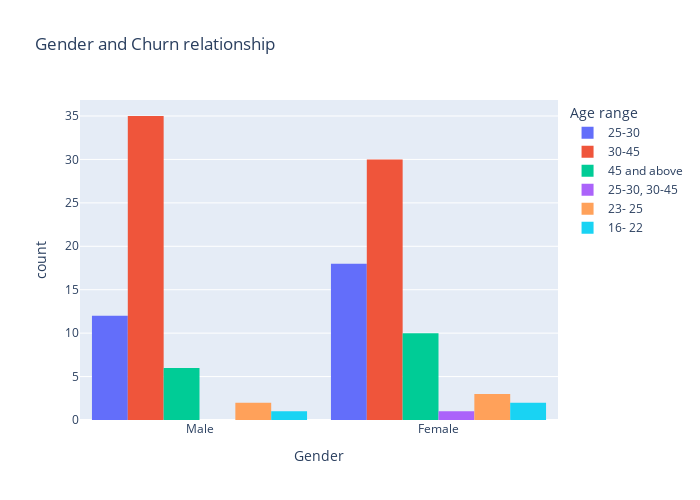

Source (notebook cell):
### Code cell
fig = px.histogram(data, x="Gender", color="Age range", barmode="group", title='Gender and Churn relationship')
fig.update_layout(width=700, height=500, bargap=0.1)
fig.show()

### Figure 1 — Plotly figure (JSON) as saved in the notebook; plotly's stock layout.template omitted (floating-point values rounded to 4 significant figures)
{"data": [{"alignmentgroup": "True", "bingroup": "x", "hovertemplate": "Age range=25-30<br>Gender=%{x}<br>count=%{y}<extra></extra>", "legendgroup": "25-30", "marker": {"color": "#636efa", "pattern": {"shape": ""}}, "name": "25-30", "offsetgroup": "25-30", "orientation": "v", "showlegend": true, "x": ["Male", "Male", "Male", "Female", "Female", "Female", "Male", "Female", "Female", "Female", "Female", "Male", "Female", "Male", "Male", "Male", "Male", "Female", "Male", "Male", "Female", "Female", "Female", "Female", "Female", "Female", "Female", "Female", "Male", "Female"], "xaxis": "x", "yaxis": "y", "type": "histogram"}, {"alignmentgroup": "True", "bingroup": "x", "hovertemplate": "Age range=30-45<br>Gender=%{x}<br>count=%{y}<extra></extra>", "legendgroup": "30-45", "marker": {"color": "#EF553B", "pattern": {"shape": ""}}, "name": "30-45", "offsetgroup": "30-45", "orientation": "v", "showlegend": true, "x": ["Male", "Male", "Male", "Male", "Female", "Male", "Female", "Male", "Male", "Male", "Male", "Female", "Female", "Male", "Male", "Female", "Female", "Female", "Female", "Female", "Female", "Male", "Male", "Female", "Male", "Male", "Male", "Female", "Male", "Female", "Female", "Male", "Female", "Male", "Male", "Female", "Male", "Male", "Male", "Female", "Male", "Female", "Female", "Female", "Male", "Male", "Male", "Male", "Male", "Female", "Female", "Female", "Male", "Female", "Female", "Female", "Male", "Female", "Female", "Male", "Female", "Male", "Female", "Male", "Male"], "xaxis": "x", "yaxis": "y", "type": "histogram"}, {"alignmentgroup": "True", "bingroup": "x", "hovertemplate": "Age range=45 and above<br>Gender=%{x}<br>count=%{y}<extra></extra>", "legendgroup": "45 and above", "marker": {"color": "#00cc96", "pattern": {"shape": ""}}, "name": "45 and above", "offsetgroup": "45 and above", "orientation": "v", "showlegend": true, "x": ["Male", "Male", "Female", "Female", "Female", "Female", "Male", "Female", "Male", "Female", "Male", "Male", "Female", "Female", "Female", "Female"], "xaxis": "x", "yaxis": "y", "type": "histogram"}, {"alignmentgroup": "True", "bingroup": "x", "hovertemplate": "Age range=25-30, 30-45<br>Gender=%{x}<br>count=%{y}<extra></extra>", "legendgroup": "25-30, 30-45", "marker": {"color": "#ab63fa", "pattern": {"shape": ""}}, "name": "25-30, 30-45", "offsetgroup": "25-30, 30-45", "orientation": "v", "showlegend": true, "x": ["Female"], "xaxis": "x", "yaxis": "y", "type": "histogram"}, {"alignmentgroup": "True", "bingroup": "x", "hovertemplate": "Age range=23- 25<br>Gender=%{x}<br>count=%{y}<extra></extra>", "legendgroup": "23- 25", "marker": {"color": "#FFA15A", "pattern": {"shape": ""}}, "name": "23- 25", "offsetgroup": "23- 25", "orientation": "v", "showlegend": true, "x": ["Male", "Female", "Female", "Male", "Female"], "xaxis": "x", "yaxis": "y", "type": "histogram"}, {"alignmentgroup": "True", "bingroup": "x", "hovertemplate": "Age range=16- 22<br>Gender=%{x}<br>count=%{y}<extra></extra>", "legendgroup": "16- 22", "marker": {"color": "#19d3f3", "pattern": {"shape": ""}}, "name": "16- 22", "offsetgroup": "16- 22", "orientation": "v", "showlegend": true, "x": ["Female", "Female", "Male"], "xaxis": "x", "yaxis": "y", "type": "histogram"}], "layout": {"xaxis": {"anchor": "y", "domain": [0.0, 1.0], "title": {"text": "Gender"}}, "yaxis": {"anchor": "x", "domain": [0.0, 1.0], "title": {"text": "count"}}, "legend": {"title": {"text": "Age range"}, "tracegroupgap": 0}, "title": {"text": "Gender and Churn relationship"}, "barmode": "group", "width": 700, "height": 500, "bargap": 0.1}}
